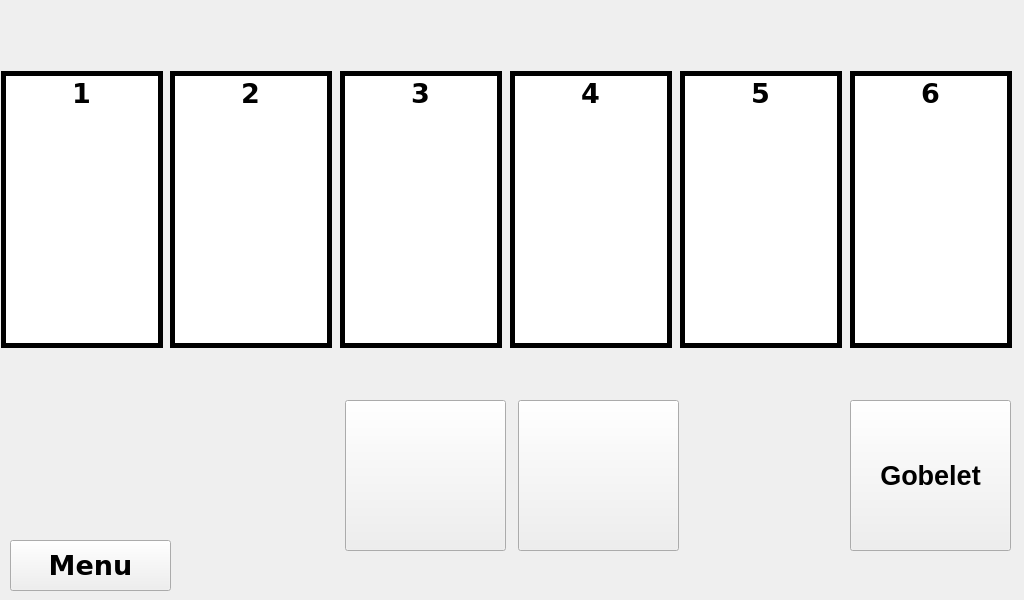
<?xml version="1.0" encoding="UTF-8"?>
<ui version="4.0">
 <class>Settings</class>
 <widget class="QDialog" name="Settings">
  <property name="geometry">
   <rect>
    <x>0</x>
    <y>0</y>
    <width>1024</width>
    <height>600</height>
   </rect>
  </property>
  <property name="windowTitle">
   <string>Dialog</string>
  </property>
  <widget class="QLineEdit" name="name4">
   <property name="geometry">
    <rect>
     <x>510</x>
     <y>290</y>
     <width>162</width>
     <height>58</height>
    </rect>
   </property>
   <property name="sizePolicy">
    <sizepolicy hsizetype="Expanding" vsizetype="Expanding">
     <horstretch>0</horstretch>
     <verstretch>0</verstretch>
    </sizepolicy>
   </property>
   <property name="font">
    <font>
     <family>Verdana</family>
     <pointsize>10</pointsize>
     <weight>75</weight>
     <bold>true</bold>
    </font>
   </property>
   <property name="styleSheet">
    <string notr="true">border-right: 5px solid;
border-left: 5px solid;
border-bottom: 5px solid;</string>
   </property>
   <property name="text">
    <string/>
   </property>
   <property name="frame">
    <bool>false</bool>
   </property>
   <property name="alignment">
    <set>Qt::AlignCenter</set>
   </property>
   <property name="readOnly">
    <bool>true</bool>
   </property>
  </widget>
  <widget class="QLineEdit" name="name3">
   <property name="geometry">
    <rect>
     <x>340</x>
     <y>290</y>
     <width>162</width>
     <height>58</height>
    </rect>
   </property>
   <property name="sizePolicy">
    <sizepolicy hsizetype="Expanding" vsizetype="Expanding">
     <horstretch>0</horstretch>
     <verstretch>0</verstretch>
    </sizepolicy>
   </property>
   <property name="font">
    <font>
     <family>Verdana</family>
     <pointsize>20</pointsize>
     <weight>50</weight>
     <bold>false</bold>
    </font>
   </property>
   <property name="styleSheet">
    <string notr="true">border-right: 5px solid;
border-left: 5px solid;
border-bottom: 5px solid;</string>
   </property>
   <property name="text">
    <string/>
   </property>
   <property name="frame">
    <bool>false</bool>
   </property>
   <property name="alignment">
    <set>Qt::AlignCenter</set>
   </property>
   <property name="readOnly">
    <bool>true</bool>
   </property>
  </widget>
  <widget class="QPushButton" name="picture2">
   <property name="geometry">
    <rect>
     <x>170</x>
     <y>120</y>
     <width>162</width>
     <height>162</height>
    </rect>
   </property>
   <property name="sizePolicy">
    <sizepolicy hsizetype="Minimum" vsizetype="Expanding">
     <horstretch>0</horstretch>
     <verstretch>0</verstretch>
    </sizepolicy>
   </property>
   <property name="text">
    <string/>
   </property>
   <property name="iconSize">
    <size>
     <width>165</width>
     <height>165</height>
    </size>
   </property>
   <property name="checkable">
    <bool>false</bool>
   </property>
   <property name="default">
    <bool>false</bool>
   </property>
   <property name="flat">
    <bool>true</bool>
   </property>
  </widget>
  <widget class="QPushButton" name="picture6">
   <property name="geometry">
    <rect>
     <x>850</x>
     <y>120</y>
     <width>162</width>
     <height>162</height>
    </rect>
   </property>
   <property name="sizePolicy">
    <sizepolicy hsizetype="Minimum" vsizetype="Expanding">
     <horstretch>0</horstretch>
     <verstretch>0</verstretch>
    </sizepolicy>
   </property>
   <property name="styleSheet">
    <string notr="true">border-right: 5px solid;
border-left: 5px solid;</string>
   </property>
   <property name="text">
    <string/>
   </property>
   <property name="iconSize">
    <size>
     <width>165</width>
     <height>165</height>
    </size>
   </property>
   <property name="checkable">
    <bool>false</bool>
   </property>
   <property name="default">
    <bool>false</bool>
   </property>
   <property name="flat">
    <bool>true</bool>
   </property>
  </widget>
  <widget class="QLineEdit" name="name2">
   <property name="geometry">
    <rect>
     <x>170</x>
     <y>290</y>
     <width>162</width>
     <height>58</height>
    </rect>
   </property>
   <property name="sizePolicy">
    <sizepolicy hsizetype="Expanding" vsizetype="Expanding">
     <horstretch>0</horstretch>
     <verstretch>0</verstretch>
    </sizepolicy>
   </property>
   <property name="font">
    <font>
     <family>Verdana</family>
     <pointsize>25</pointsize>
     <weight>75</weight>
     <bold>true</bold>
    </font>
   </property>
   <property name="styleSheet">
    <string notr="true">border-right: 5px solid;
border-left: 5px solid;
border-bottom: 5px solid;</string>
   </property>
   <property name="text">
    <string/>
   </property>
   <property name="frame">
    <bool>false</bool>
   </property>
   <property name="alignment">
    <set>Qt::AlignCenter</set>
   </property>
   <property name="readOnly">
    <bool>true</bool>
   </property>
  </widget>
  <widget class="QPushButton" name="menuButton">
   <property name="geometry">
    <rect>
     <x>10</x>
     <y>540</y>
     <width>161</width>
     <height>51</height>
    </rect>
   </property>
   <property name="font">
    <font>
     <family>Verdana</family>
     <pointsize>20</pointsize>
     <weight>75</weight>
     <bold>true</bold>
    </font>
   </property>
   <property name="text">
    <string>Menu</string>
   </property>
  </widget>
  <widget class="QLineEdit" name="line2">
   <property name="geometry">
    <rect>
     <x>170</x>
     <y>71</y>
     <width>162</width>
     <height>221</height>
    </rect>
   </property>
   <property name="sizePolicy">
    <sizepolicy hsizetype="Expanding" vsizetype="Ignored">
     <horstretch>0</horstretch>
     <verstretch>0</verstretch>
    </sizepolicy>
   </property>
   <property name="font">
    <font>
     <family>Verdana</family>
     <pointsize>20</pointsize>
     <weight>75</weight>
     <bold>true</bold>
    </font>
   </property>
   <property name="styleSheet">
    <string notr="true">border-right: 5px solid;
border-left: 5px solid;
border-top: 5px solid;</string>
   </property>
   <property name="text">
    <string>2</string>
   </property>
   <property name="frame">
    <bool>false</bool>
   </property>
   <property name="alignment">
    <set>Qt::AlignHCenter|Qt::AlignTop</set>
   </property>
   <property name="dragEnabled">
    <bool>false</bool>
   </property>
   <property name="readOnly">
    <bool>true</bool>
   </property>
  </widget>
  <widget class="QPushButton" name="carpet_right">
   <property name="geometry">
    <rect>
     <x>518</x>
     <y>400</y>
     <width>161</width>
     <height>151</height>
    </rect>
   </property>
   <property name="text">
    <string/>
   </property>
   <property name="icon">
    <iconset resource="../../images/resources.qrc">
     <normaloff>:/Logo/arrow_right.png</normaloff>:/Logo/arrow_right.png</iconset>
   </property>
   <property name="iconSize">
    <size>
     <width>150</width>
     <height>150</height>
    </size>
   </property>
  </widget>
  <widget class="QPushButton" name="picture1">
   <property name="geometry">
    <rect>
     <x>1</x>
     <y>120</y>
     <width>162</width>
     <height>162</height>
    </rect>
   </property>
   <property name="sizePolicy">
    <sizepolicy hsizetype="Minimum" vsizetype="Expanding">
     <horstretch>0</horstretch>
     <verstretch>0</verstretch>
    </sizepolicy>
   </property>
   <property name="styleSheet">
    <string notr="true"/>
   </property>
   <property name="text">
    <string/>
   </property>
   <property name="iconSize">
    <size>
     <width>165</width>
     <height>165</height>
    </size>
   </property>
   <property name="checkable">
    <bool>false</bool>
   </property>
   <property name="default">
    <bool>false</bool>
   </property>
   <property name="flat">
    <bool>true</bool>
   </property>
  </widget>
  <widget class="QPushButton" name="picture4">
   <property name="geometry">
    <rect>
     <x>510</x>
     <y>120</y>
     <width>162</width>
     <height>162</height>
    </rect>
   </property>
   <property name="sizePolicy">
    <sizepolicy hsizetype="Minimum" vsizetype="Expanding">
     <horstretch>0</horstretch>
     <verstretch>0</verstretch>
    </sizepolicy>
   </property>
   <property name="text">
    <string/>
   </property>
   <property name="iconSize">
    <size>
     <width>165</width>
     <height>165</height>
    </size>
   </property>
   <property name="checkable">
    <bool>false</bool>
   </property>
   <property name="default">
    <bool>false</bool>
   </property>
   <property name="flat">
    <bool>true</bool>
   </property>
  </widget>
  <widget class="QLineEdit" name="line5">
   <property name="geometry">
    <rect>
     <x>680</x>
     <y>71</y>
     <width>162</width>
     <height>221</height>
    </rect>
   </property>
   <property name="sizePolicy">
    <sizepolicy hsizetype="Expanding" vsizetype="Ignored">
     <horstretch>0</horstretch>
     <verstretch>0</verstretch>
    </sizepolicy>
   </property>
   <property name="font">
    <font>
     <family>Verdana</family>
     <pointsize>20</pointsize>
     <weight>75</weight>
     <bold>true</bold>
    </font>
   </property>
   <property name="styleSheet">
    <string notr="true">border-right: 5px solid;
border-left: 5px solid;
border-top: 5px solid;</string>
   </property>
   <property name="text">
    <string>5</string>
   </property>
   <property name="frame">
    <bool>false</bool>
   </property>
   <property name="alignment">
    <set>Qt::AlignHCenter|Qt::AlignTop</set>
   </property>
   <property name="dragEnabled">
    <bool>false</bool>
   </property>
   <property name="readOnly">
    <bool>true</bool>
   </property>
  </widget>
  <widget class="QPushButton" name="carpet_left">
   <property name="geometry">
    <rect>
     <x>345</x>
     <y>400</y>
     <width>161</width>
     <height>151</height>
    </rect>
   </property>
   <property name="text">
    <string/>
   </property>
   <property name="icon">
    <iconset resource="../../images/resources.qrc">
     <normaloff>:/Logo/arrow_left.png</normaloff>:/Logo/arrow_left.png</iconset>
   </property>
   <property name="iconSize">
    <size>
     <width>150</width>
     <height>150</height>
    </size>
   </property>
  </widget>
  <widget class="QLineEdit" name="name1">
   <property name="geometry">
    <rect>
     <x>1</x>
     <y>290</y>
     <width>162</width>
     <height>58</height>
    </rect>
   </property>
   <property name="sizePolicy">
    <sizepolicy hsizetype="Expanding" vsizetype="Expanding">
     <horstretch>0</horstretch>
     <verstretch>0</verstretch>
    </sizepolicy>
   </property>
   <property name="font">
    <font>
     <family>Verdana</family>
     <pointsize>25</pointsize>
     <weight>75</weight>
     <bold>true</bold>
    </font>
   </property>
   <property name="styleSheet">
    <string notr="true">border-right: 5px solid;
border-left: 5px solid;
border-bottom: 5px solid;</string>
   </property>
   <property name="text">
    <string/>
   </property>
   <property name="frame">
    <bool>false</bool>
   </property>
   <property name="alignment">
    <set>Qt::AlignCenter</set>
   </property>
   <property name="readOnly">
    <bool>true</bool>
   </property>
  </widget>
  <widget class="QLineEdit" name="line3">
   <property name="geometry">
    <rect>
     <x>340</x>
     <y>71</y>
     <width>162</width>
     <height>221</height>
    </rect>
   </property>
   <property name="sizePolicy">
    <sizepolicy hsizetype="Expanding" vsizetype="Ignored">
     <horstretch>0</horstretch>
     <verstretch>0</verstretch>
    </sizepolicy>
   </property>
   <property name="font">
    <font>
     <family>Verdana</family>
     <pointsize>20</pointsize>
     <weight>75</weight>
     <bold>true</bold>
    </font>
   </property>
   <property name="styleSheet">
    <string notr="true">border-right: 5px solid;
border-left: 5px solid;
border-top: 5px solid;</string>
   </property>
   <property name="text">
    <string>3</string>
   </property>
   <property name="frame">
    <bool>false</bool>
   </property>
   <property name="alignment">
    <set>Qt::AlignHCenter|Qt::AlignTop</set>
   </property>
   <property name="dragEnabled">
    <bool>false</bool>
   </property>
   <property name="readOnly">
    <bool>true</bool>
   </property>
  </widget>
  <widget class="QLineEdit" name="name5">
   <property name="geometry">
    <rect>
     <x>680</x>
     <y>290</y>
     <width>162</width>
     <height>58</height>
    </rect>
   </property>
   <property name="sizePolicy">
    <sizepolicy hsizetype="Expanding" vsizetype="Expanding">
     <horstretch>0</horstretch>
     <verstretch>0</verstretch>
    </sizepolicy>
   </property>
   <property name="font">
    <font>
     <family>Verdana</family>
     <pointsize>25</pointsize>
     <weight>75</weight>
     <bold>true</bold>
    </font>
   </property>
   <property name="styleSheet">
    <string notr="true">border-right: 5px solid;
border-left: 5px solid;
border-bottom: 5px solid;</string>
   </property>
   <property name="text">
    <string/>
   </property>
   <property name="frame">
    <bool>false</bool>
   </property>
   <property name="alignment">
    <set>Qt::AlignCenter</set>
   </property>
   <property name="readOnly">
    <bool>true</bool>
   </property>
  </widget>
  <widget class="QPushButton" name="picture5">
   <property name="geometry">
    <rect>
     <x>680</x>
     <y>120</y>
     <width>162</width>
     <height>162</height>
    </rect>
   </property>
   <property name="sizePolicy">
    <sizepolicy hsizetype="Minimum" vsizetype="Expanding">
     <horstretch>0</horstretch>
     <verstretch>0</verstretch>
    </sizepolicy>
   </property>
   <property name="text">
    <string/>
   </property>
   <property name="iconSize">
    <size>
     <width>165</width>
     <height>165</height>
    </size>
   </property>
   <property name="checkable">
    <bool>false</bool>
   </property>
   <property name="default">
    <bool>false</bool>
   </property>
   <property name="flat">
    <bool>true</bool>
   </property>
  </widget>
  <widget class="QPushButton" name="picture3">
   <property name="geometry">
    <rect>
     <x>340</x>
     <y>120</y>
     <width>162</width>
     <height>162</height>
    </rect>
   </property>
   <property name="sizePolicy">
    <sizepolicy hsizetype="Minimum" vsizetype="Expanding">
     <horstretch>0</horstretch>
     <verstretch>0</verstretch>
    </sizepolicy>
   </property>
   <property name="text">
    <string/>
   </property>
   <property name="iconSize">
    <size>
     <width>165</width>
     <height>165</height>
    </size>
   </property>
   <property name="checkable">
    <bool>false</bool>
   </property>
   <property name="default">
    <bool>false</bool>
   </property>
   <property name="flat">
    <bool>true</bool>
   </property>
  </widget>
  <widget class="QLineEdit" name="line1">
   <property name="geometry">
    <rect>
     <x>1</x>
     <y>71</y>
     <width>162</width>
     <height>221</height>
    </rect>
   </property>
   <property name="sizePolicy">
    <sizepolicy hsizetype="Expanding" vsizetype="Ignored">
     <horstretch>0</horstretch>
     <verstretch>0</verstretch>
    </sizepolicy>
   </property>
   <property name="font">
    <font>
     <family>Verdana</family>
     <pointsize>20</pointsize>
     <weight>75</weight>
     <bold>true</bold>
    </font>
   </property>
   <property name="styleSheet">
    <string notr="true">border-right: 5px solid;
border-left: 5px solid;
border-top: 5px solid;</string>
   </property>
   <property name="text">
    <string>1</string>
   </property>
   <property name="frame">
    <bool>false</bool>
   </property>
   <property name="alignment">
    <set>Qt::AlignHCenter|Qt::AlignTop</set>
   </property>
   <property name="dragEnabled">
    <bool>false</bool>
   </property>
   <property name="readOnly">
    <bool>true</bool>
   </property>
  </widget>
  <widget class="QPushButton" name="gobelet">
   <property name="geometry">
    <rect>
     <x>850</x>
     <y>400</y>
     <width>161</width>
     <height>151</height>
    </rect>
   </property>
   <property name="font">
    <font>
     <pointsize>20</pointsize>
     <weight>75</weight>
     <bold>true</bold>
    </font>
   </property>
   <property name="text">
    <string>Gobelet</string>
   </property>
   <property name="iconSize">
    <size>
     <width>150</width>
     <height>150</height>
    </size>
   </property>
  </widget>
  <widget class="QLineEdit" name="name6">
   <property name="geometry">
    <rect>
     <x>850</x>
     <y>290</y>
     <width>162</width>
     <height>58</height>
    </rect>
   </property>
   <property name="sizePolicy">
    <sizepolicy hsizetype="Expanding" vsizetype="Expanding">
     <horstretch>0</horstretch>
     <verstretch>0</verstretch>
    </sizepolicy>
   </property>
   <property name="font">
    <font>
     <family>Verdana</family>
     <pointsize>25</pointsize>
     <weight>75</weight>
     <bold>true</bold>
    </font>
   </property>
   <property name="styleSheet">
    <string notr="true">border-right: 5px solid;
border-left: 5px solid;
border-bottom: 5px solid;</string>
   </property>
   <property name="text">
    <string/>
   </property>
   <property name="frame">
    <bool>false</bool>
   </property>
   <property name="alignment">
    <set>Qt::AlignCenter</set>
   </property>
   <property name="readOnly">
    <bool>true</bool>
   </property>
  </widget>
  <widget class="QLineEdit" name="line4">
   <property name="geometry">
    <rect>
     <x>510</x>
     <y>71</y>
     <width>162</width>
     <height>221</height>
    </rect>
   </property>
   <property name="sizePolicy">
    <sizepolicy hsizetype="Expanding" vsizetype="Ignored">
     <horstretch>0</horstretch>
     <verstretch>0</verstretch>
    </sizepolicy>
   </property>
   <property name="font">
    <font>
     <family>Verdana</family>
     <pointsize>20</pointsize>
     <weight>75</weight>
     <bold>true</bold>
    </font>
   </property>
   <property name="styleSheet">
    <string notr="true">border-right: 5px solid;
border-left: 5px solid;
border-top: 5px solid;</string>
   </property>
   <property name="text">
    <string>4</string>
   </property>
   <property name="frame">
    <bool>false</bool>
   </property>
   <property name="alignment">
    <set>Qt::AlignHCenter|Qt::AlignTop</set>
   </property>
   <property name="dragEnabled">
    <bool>false</bool>
   </property>
   <property name="readOnly">
    <bool>true</bool>
   </property>
  </widget>
  <widget class="QLineEdit" name="line6">
   <property name="geometry">
    <rect>
     <x>850</x>
     <y>71</y>
     <width>162</width>
     <height>221</height>
    </rect>
   </property>
   <property name="sizePolicy">
    <sizepolicy hsizetype="Expanding" vsizetype="Ignored">
     <horstretch>0</horstretch>
     <verstretch>0</verstretch>
    </sizepolicy>
   </property>
   <property name="font">
    <font>
     <family>Verdana</family>
     <pointsize>20</pointsize>
     <weight>75</weight>
     <bold>true</bold>
    </font>
   </property>
   <property name="styleSheet">
    <string notr="true">border-right: 5px solid;
border-left: 5px solid;
border-top: 5px solid;</string>
   </property>
   <property name="text">
    <string>6</string>
   </property>
   <property name="frame">
    <bool>false</bool>
   </property>
   <property name="alignment">
    <set>Qt::AlignHCenter|Qt::AlignTop</set>
   </property>
   <property name="dragEnabled">
    <bool>false</bool>
   </property>
   <property name="readOnly">
    <bool>true</bool>
   </property>
  </widget>
  <zorder>name4</zorder>
  <zorder>name3</zorder>
  <zorder>name2</zorder>
  <zorder>menuButton</zorder>
  <zorder>line2</zorder>
  <zorder>carpet_right</zorder>
  <zorder>line5</zorder>
  <zorder>carpet_left</zorder>
  <zorder>name1</zorder>
  <zorder>line3</zorder>
  <zorder>name5</zorder>
  <zorder>line1</zorder>
  <zorder>gobelet</zorder>
  <zorder>name6</zorder>
  <zorder>line4</zorder>
  <zorder>line6</zorder>
  <zorder>picture2</zorder>
  <zorder>picture5</zorder>
  <zorder>picture1</zorder>
  <zorder>picture3</zorder>
  <zorder>picture4</zorder>
  <zorder>picture6</zorder>
 </widget>
 <resources>
  <include location="../../images/resources.qrc"/>
 </resources>
 <connections/>
</ui>
